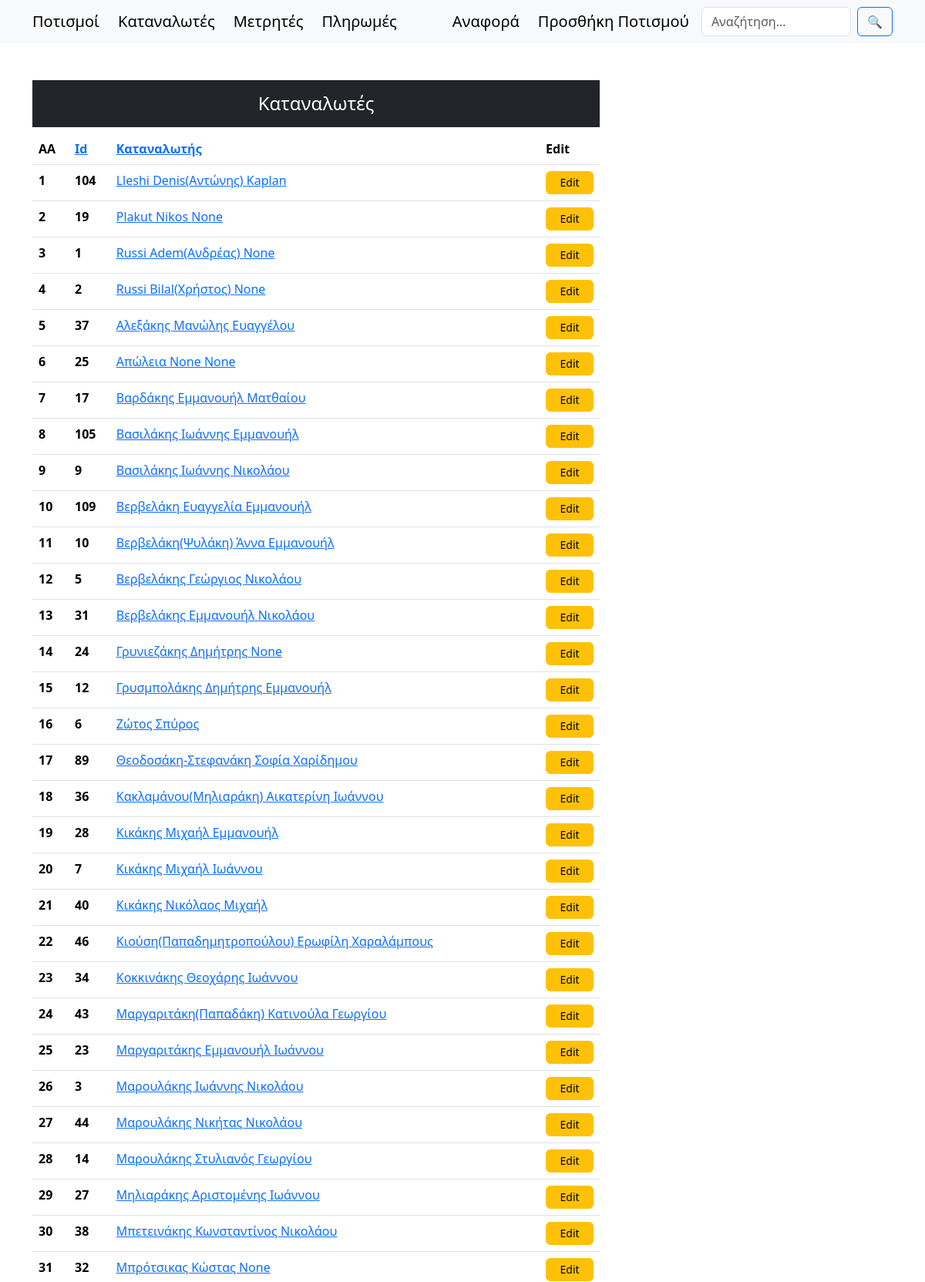
The app's page /customers/ (upper part) with its own data.
### synet/models.py (models this page shows, shortened)
class Persons(models.Model):
    surname = models.CharField(max_length=100)
    name = models.CharField(max_length=100, null=True, blank=True)
    fathersName = models.CharField(max_length=100, null=True, blank=True)
    afm = models.CharField(max_length=9, null=True, blank=True, unique=True)
    phone = models.CharField(max_length=10, null=True, blank=True)
    member = models.BooleanField(default=True)  # Είναι μέλος του συνεταιρισμού
    payAsMember = models.BooleanField(default=True)  # Πληρώνει σαν μέλος του συνεταιρισμού
    isActive = models.BooleanField(default=False)  # Είναι ενεργός στον πολιτισμό
    aa = models.IntegerField(null=True, blank=True, unique=True)  # Αύξων αριθμός απόφασης ΔΣ 7/10/2000
    placeOfResidence = models.CharField(max_length=20, null=True, blank=True) # Τόπος διαμονής
    notes = models.CharField(max_length=100, null=True, blank=True)
    class Meta:
        unique_together = ('surname', 'name', 'fathersName')
        ordering = ['surname', 'name', 'fathersName']
    @classmethod
    def customers(cls):
        return cls.objects.filter(isActive=True)

### synet/views.py (the view)
# urls.py: path('customers/', views.customers, name="customers"),
def customers(request):
    sort_by = request.GET.get('sort', 'surname')
    order = request.GET.get('order', 'asc')
    if order == 'desc':
        sort_by = f'-{sort_by}'  # Προσθέτει "-" για φθίνουσα ταξινόμηση
    data = Persons.customers().order_by(sort_by)
    context = {'data': data, 'order': 'asc' if order == 'desc' else 'desc'}
    return render(request, 'customers.html', context)

### templates/customers.html (shortened to what this page needs)
{% extends "main.html" %}
{% block content %}
<div class="container mt-5">
    <div class="row">
        <div class="col-md-8">
            <h4 class="text-center text-white bg-dark p-3">Καταναλωτές</h4>
            <table class="table">
                <thead>
                  <tr>
                    <th scope="col">ΑΑ</th>
                    <th scope="col"><a href="?sort=id&order={{ order }}">Id</a></th>
                    <th scope="col"><a href="?sort=surname&order={{ order }}">Καταναλωτής</a></th>
                    <th scope="col">Edit</th>
                  </tr>
                </thead>
                <tbody>
                    {% for d in data %}
                  <tr>
                    <th scope="row">{{ forloop.counter }}</th>
                    <th scope="row">{{d.id}}</th>
                    <td><a href="/customerIrrigations/{{d.id}}">{{d.surname}} {{d.name}} {{d.fathersName}}</a></td>
                    <td><a type="button" href="/customers/update/{{d.id}}" class="btn btn-warning">Edit</a></td>
                  </tr>
                  {% endfor %}
                </tbody>
              </table>
        </div>
    </div>
</div>
{% endblock content %}

### templates/customers.html (style rules this page uses)
td a.btn { display: flex; align-items: center; justify-content: center; height: 30px; padding: 5px 10px; font-size: 14px; }

### records on screen
Persons: id "104", surname "Lleshi", name "Denis(Αντώνης)", fathersName "Kaplan"
Persons: id "19", surname "Plakut", name "Nikos", fathersName "None"
Persons: id "1", surname "Russi", name "Adem(Ανδρέας)", fathersName "None"
Persons: id "2", surname "Russi", name "Bilal(Χρήστος)", fathersName "None"
Persons: id "37", surname "Αλεξάκης", name "Μανώλης", fathersName "Ευαγγέλου"
Persons: id "25", surname "Απώλεια", name "None", fathersName "None"
Persons: id "17", surname "Βαρδάκης", name "Εμμανουήλ", fathersName "Ματθαίου"
Persons: id "105", surname "Βασιλάκης", name "Ιωάννης", fathersName "Εμμανουήλ"
Persons: id "9", surname "Βασιλάκης", name "Ιωάννης", fathersName "Νικολάου"
Persons: id "109", surname "Βερβελάκη", name "Ευαγγελία", fathersName "Εμμανουήλ"
Persons: id "10", surname "Βερβελάκη(Ψυλάκη)", name "Άννα", fathersName "Εμμανουήλ"
Persons: id "5", surname "Βερβελάκης", name "Γεώργιος", fathersName "Νικολάου"
Persons: id "31", surname "Βερβελάκης", name "Εμμανουήλ", fathersName "Νικολάου"
Persons: id "24", surname "Γρυνιεζάκης", name "Δημήτρης", fathersName "None"
Persons: id "12", surname "Γρυσμπολάκης", name "Δημήτρης", fathersName "Εμμανουήλ"
Persons: id "6", surname "Ζώτος", name "Σπύρος"
Persons: id "89", surname "Θεοδοσάκη-Στεφανάκη", name "Σοφία", fathersName "Χαρίδημου"
Persons: id "36", surname "Κακλαμάνου(Μηλιαράκη)", name "Αικατερίνη", fathersName "Ιωάννου"
Persons: id "28", surname "Κικάκης", name "Μιχαήλ", fathersName "Εμμανουήλ"
Persons: id "7", surname "Κικάκης", name "Μιχαήλ", fathersName "Ιωάννου"
Persons: id "40", surname "Κικάκης", name "Νικόλαος", fathersName "Μιχαήλ"
Persons: id "46", surname "Κιούση(Παπαδημητροπούλου)", name "Ερωφίλη", fathersName "Χαραλάμπους"
Persons: id "34", surname "Κοκκινάκης", name "Θεοχάρης", fathersName "Ιωάννου"
Persons: id "43", surname "Μαργαριτάκη(Παπαδάκη)", name "Κατινούλα", fathersName "Γεωργίου"
Persons: id "23", surname "Μαργαριτάκης", name "Εμμανουήλ", fathersName "Ιωάννου"
Persons: id "3", surname "Μαρουλάκης", name "Ιωάννης", fathersName "Νικολάου"
Persons: id "44", surname "Μαρουλάκης", name "Νικήτας", fathersName "Νικολάου"
Persons: id "14", surname "Μαρουλάκης", name "Στυλιανός", fathersName "Γεωργίου"
Persons: id "27", surname "Μηλιαράκης", name "Αριστομένης", fathersName "Ιωάννου"
Persons: id "38", surname "Μπετεινάκης", name "Κωνσταντίνος", fathersName "Νικολάου"
Persons: id "32", surname "Μπρότσικας", name "Κώστας", fathersName "None"
